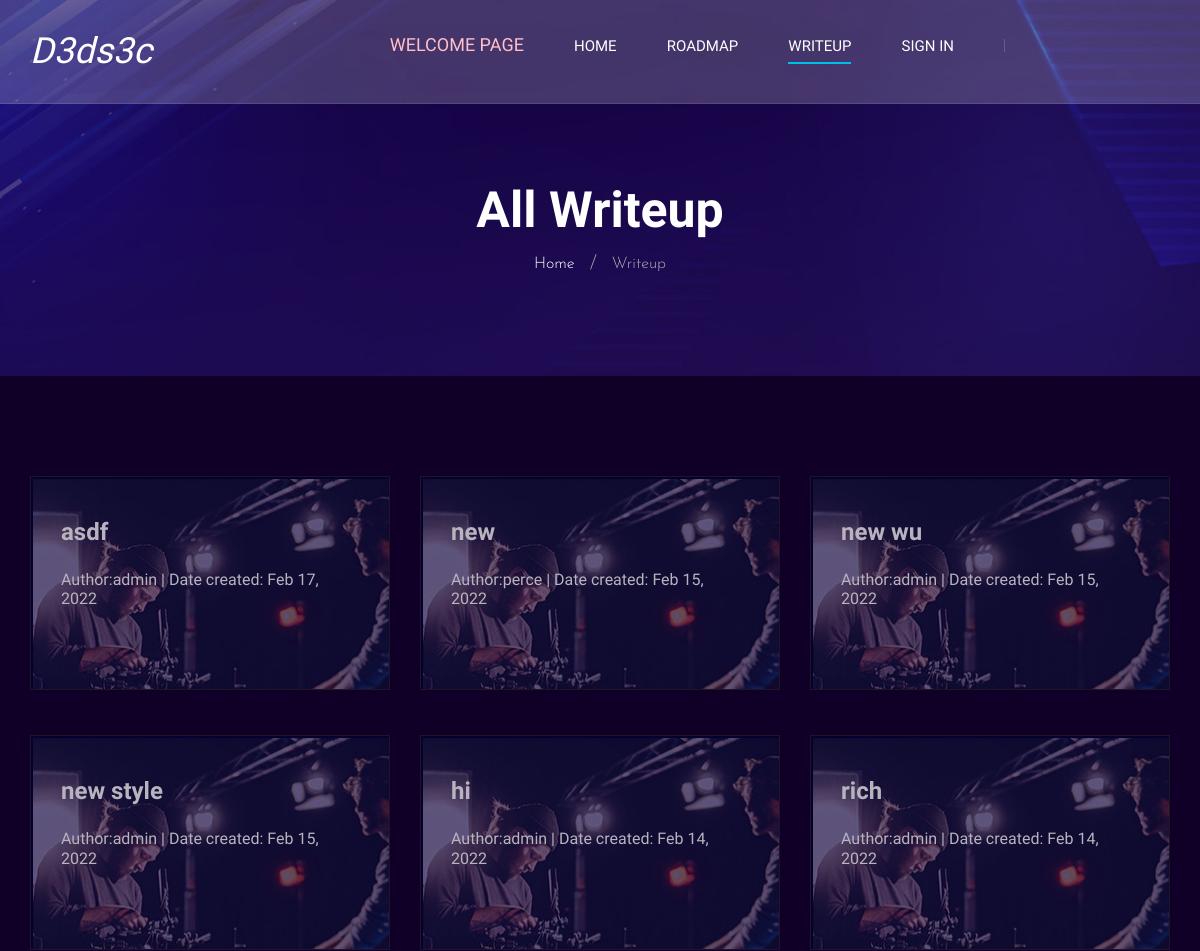
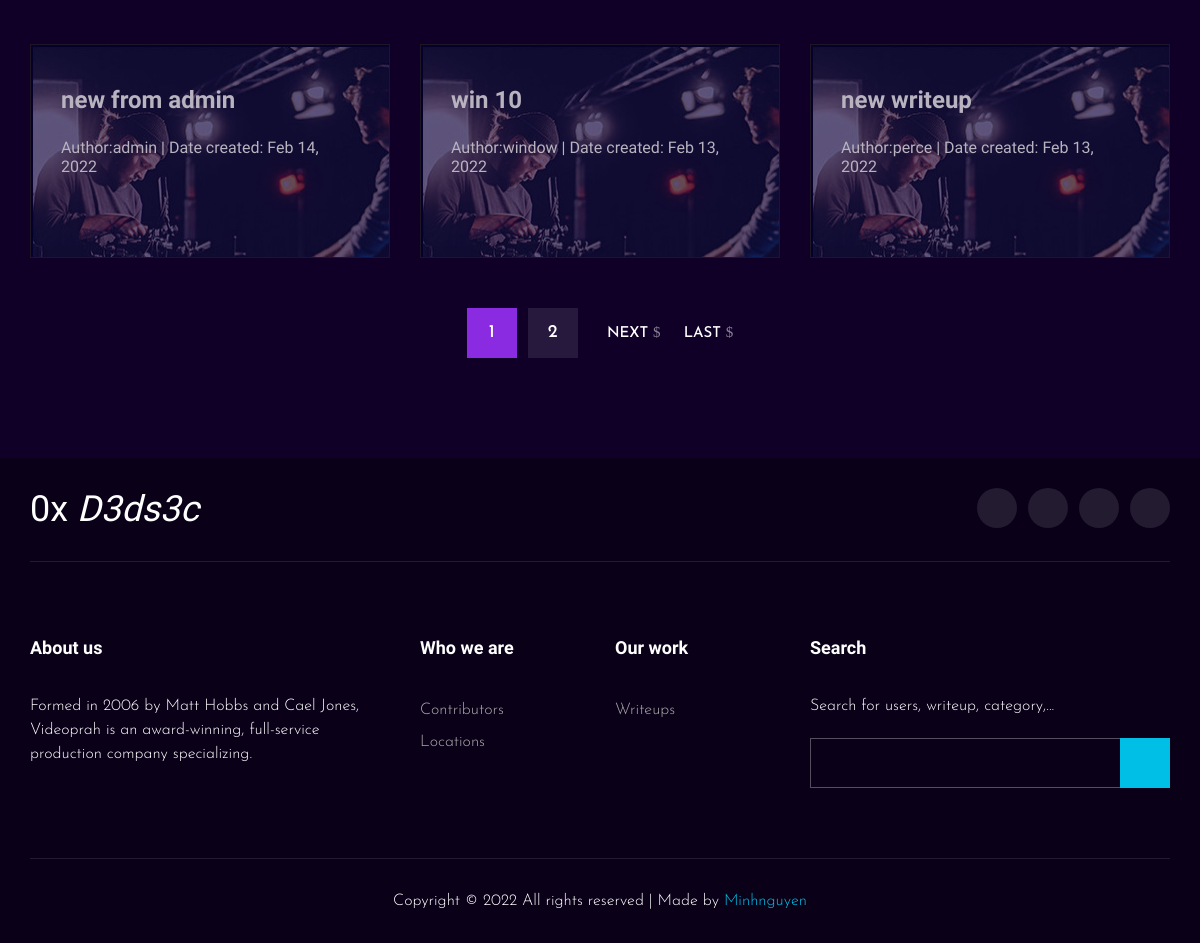
The app's page /dedsec/writeup/ with its own data (2 pictures, top to bottom).
### writeup/models.py (models this page shows, shortened)
class Writeup(models.Model):
    like = models.ManyToManyField(User,related_name='like')
    title = models.CharField(max_length=100)
    prerequis =  RichTextUploadingField(blank=True, null=True)
    content_upload = RichTextUploadingField(blank=True, null=True)
    cate = models.ManyToManyField(Cate, related_name='writeup')
    date_create = models.DateTimeField(default = timezone.now)
    author = models.ForeignKey(User, on_delete=models.CASCADE,related_name='writeup')

### writeup/views.py (the view)
class Writeuplist(ListView):
    model = Writeup
    context_object_name = 'post'
    paginate_by = 9
    def get_queryset(self) :
        return Writeup.objects.all().order_by('-date_create')

### writeup/templates/writeup/writeup.html (shortened to what this page needs)
{%extends 'writeup/base.html'%}
{%load static%}
{% block content %}
    <header class="header">
        <div class="container">
            <div class="row">
                <div class="col-lg-2">
                    <div class="header__logo">
                        <a href="{%url 'wuhpage'%}" style="color: white;"><h2 style="color: white;"><em> D3ds3c</em> </h2></a>
                    </div>
                </div>
                <div class="col-lg-10">
                    <div class="header__nav__option">
                        <nav class="header__nav__menu mobile-menu">
                            <ul>
                                <li style="color: red;"><a href="{%url 'welcomehome'%}" > <h5 style="color: pink;">Welcome page</h5></a></li>
                                <li ><a href="{%url 'wuhpage'%}">Home</a></li>
                                <li ><a href="#">Roadmap</a></li>
                                <li class="active"><a href="{%url 'writeup'%}">Writeup</a>
                                </li>
                                {%if user.is_authenticated%}
                                <li><a href="#">Hello, {{user.first_name}}</a>
                                    <ul class="dropdown">
                                        <li><a href="{% url 'profile' user.id %}">Profile</a></li>
                                        <li><a href="{% url 'logout'%}">Log out</a></li>
                                    </ul>
                                </li>
                                {%else%}
                                <li>
                                    <a href="{% url 'login'%}">Sign in</a>
                                </li>
                                {%endif%}
                        </nav>
                        <div class="header__nav__social">
                            <a href="https://www.facebook.com/profile.php?id=100068404994823"><i class="fa fa-facebook"></i></a>
                            <a href="https://twitter.com/phong20031"><i class="fa fa-twitter"></i></a>
                            <a href="https://www.instagram.com/_minh_nguyn/?hl=en"><i class="fa fa-instagram"></i></a>
                            <a href="https://zalo.me/0377075126"><i class="fa fa-youtube-play"></i></a>
                        </div>
                    </div>
                </div>
            </div>
        </div>
    </header>
    <div class="breadcrumb-option spad set-bg" data-setbg="{% static 'writeup/img/breadcrumb-bg.jpg'%}">
        <div class="container">
            <div class="row">
                <div class="col-lg-12 text-center">
                    <div class="breadcrumb__text">
                        <h2>All Writeup</h2>
                        <div class="breadcrumb__links">
                            <a href="{%url 'wuhpage'%}">Home</a>
                            <span>Writeup</span>
                        </div>
                    </div>
                </div>
            </div>
        </div>
    </div>
    <section class="blog spad">
        <div class="container">
            <div class="row">
                {%for p in post%}
                <div class="col-lg-4 col-md-6 col-sm-6">
                    <a href="{%url 'writeupdetail' p.id%}">
                    <div class="blog__item">
                        <h4>  {{p.title}}</h4>
                        <p> <h6 style="color: white;"> <a href="{%url 'profile' p.author.id%}"> Author:{{p.author.first_name}}</a>  | Date created: {{p.date_create|date:"M d, Y" }}</h6></p>
                        <br>
                    </div>
                    </a>
                </div>
                {%endfor%}
            </div>
            {%if is_paginated%}
                <div class="row">
                    <div class="col-lg-12">
                        <div class="pagination__option blog__pagi">
                            {%for p in page_obj.paginator.page_range%}
                            {%if p == page_obj.number%}
                            <a href="?page={{p}}" class="number__pagination " style="background-color: blueviolet;">{{p}}</a>
                            {%else%}
                            <a href="?page={{p}}" class="number__pagination">{{p}}</a>
                            {%endif%}
                            {%endfor%}
                            {%if page_obj.has_next%}
                            <a href="?page={{page_obj.next_page_number}}" class="arrow__pagination right__arrow">Next <span class="arrow_right"></span></a>
                            <a href="?page={{page_obj.paginator.num_pages }}" class="arrow__pagination right__arrow">Last <span class="arrow_right"></span></a>
                            {%endif%}
                        </div>
                    </div>
                </div>
            {%endif%}
        </div>
    </section>
{% endblock %}

### writeup/static/writeup/css/style.css (style rules this page uses)
html, body { height: 100%; font-family: "Josefin Sans", sans-serif; -webkit-font-smoothing: antialiased; }
h1, h2, h3, h4, h5, h6 { margin: 0; color: white; font-weight: 400; font-family: "Play", sans-serif; }
h2 { font-size: 36px; }
h4 { font-size: 24px; }
h5 { font-size: 18px; }
h6 { font-size: 16px; }
p { font-size: 16px; font-family: "Josefin Sans", sans-serif; color: #ffffff; font-weight: 800; margin: 0 0 15px 0; }
ul, ol { padding: 0; margin: 0; }
.set-bg { background-repeat: no-repeat; background-size: cover; background-position: bottom; }
.spad { padding-top: 100px; padding-bottom: 100px; }
.header { position: fixed; left: 0; top: 0; width: 100%; background: rgba(250,250,250,0.2); border-bottom: 1px solid rgba(255, 255, 255, 0.1); z-index: 9; }
.header__logo { padding: 30px 0; }
.header__logo a { display: inline-block; }
.header__nav__option { text-align: right; padding: 28px 0px; }
.header__nav__menu { display: inline-block; margin-right: 45px; }
.header__nav__menu ul li { list-style: none; display: inline-block; margin-right: 45px; position: relative; }
.header__nav__menu ul li.active a:after { -webkit-transform: scale(1); -ms-transform: scale(1); transform: scale(1); }
.header__nav__menu ul li:last-child { margin-right: 0; }
.header__nav__menu ul li a { font-size: 15px; font-family: "Play", sans-serif; color: #ffffff; display: block; text-transform: uppercase; position: relative; padding: 6px 0; }
.header__nav__menu ul li a:after { position: absolute; left: 0; bottom: 0; width: 100%; height: 2px; background: #00bfe7; content: ""; -webkit-transform: scale(0); -ms-transform: scale(0); transform: scale(0); -webkit-transition: all, 0.3s; -o-transition: all, 0.3s; transition: all, 0.3s; }
.header__nav__social { display: inline-block; position: relative; padding-left: 50px; }
.header__nav__social:before { position: absolute; left: 0; top: 4px; height: 13px; width: 1px; background: rgba(225, 225, 225, 0.2); content: ""; }
.header__nav__social a { color: #ffffff; font-size: 15px; margin-right: 18px; }
.header__nav__social a:last-child { margin-right: 0; }
.breadcrumb-option { padding-top: 180px; }
.breadcrumb__text h2 { color: #ffffff; font-size: 50px; font-weight: 700; margin-bottom: 12px; }
.breadcrumb__links a { font-size: 16px; color: #ffffff; font-weight: 300; display: inline-block; margin-right: 32px; position: relative; }
.breadcrumb__links a:after { position: absolute; right: -22px; top: -3px; content: "/"; color: #adadad; font-size: 20px; }
.breadcrumb__links span { font-size: 16px; color: #adadad; font-weight: 300; display: inline-block; }
.pagination__option { text-align: center; padding-top: 20px; }
.pagination__option.blog__pagi { padding-top: 5px; }
.pagination__option .arrow__pagination { font-size: 15px; color: #ffffff; display: inline-block; text-transform: uppercase; }
.pagination__option .arrow__pagination.right__arrow { margin-left: 18px; }
.pagination__option .arrow__pagination span { opacity: 0.5; }
.pagination__option .number__pagination { font-size: 18px; color: #ffffff; height: 50px; width: 50px; background: rgba(242, 242, 242, 0.1); line-height: 50px; text-align: center; display: inline-block; margin-right: 6px; }
.blog { background: #100028; }
.blog__item { border: 1px solid #222222; padding: 40px 48px 35px 30px; position: relative; z-index: 1; margin-bottom: 45px; background: url(../img/blog/blog-2.jpg); opacity: 0.7; }
.blog__item h4 { color: #ffffff; font-weight: 700; line-height: 31px; margin-bottom: 18px; }
.blog__item p { font-weight: 300; line-height: 29px; margin-bottom: 22px; }
.blog__item a { font-size: 16px; color: #ffffff; }
@media only screen and (min-width: 1200px) { .container { max-width: 1170px; } }

### records on screen
Writeup: title "asdf", author.first_name "admin", date_create "Feb 17, 2022"
Writeup: title "new", author.first_name "perce", date_create "Feb 15, 2022"
Writeup: title "new wu", author.first_name "admin", date_create "Feb 15, 2022"
Writeup: title "new style", author.first_name "admin", date_create "Feb 15, 2022"
Writeup: title "hi", author.first_name "admin", date_create "Feb 14, 2022"
Writeup: title "rich", author.first_name "admin", date_create "Feb 14, 2022"
Writeup: title "new from admin", author.first_name "admin", date_create "Feb 14, 2022"
Writeup: title "win 10", author.first_name "window", date_create "Feb 13, 2022"
Writeup: title "new writeup", author.first_name "perce", date_create "Feb 13, 2022"

### other values on screen
{{ p }} "1"
{{ p }} "2"
